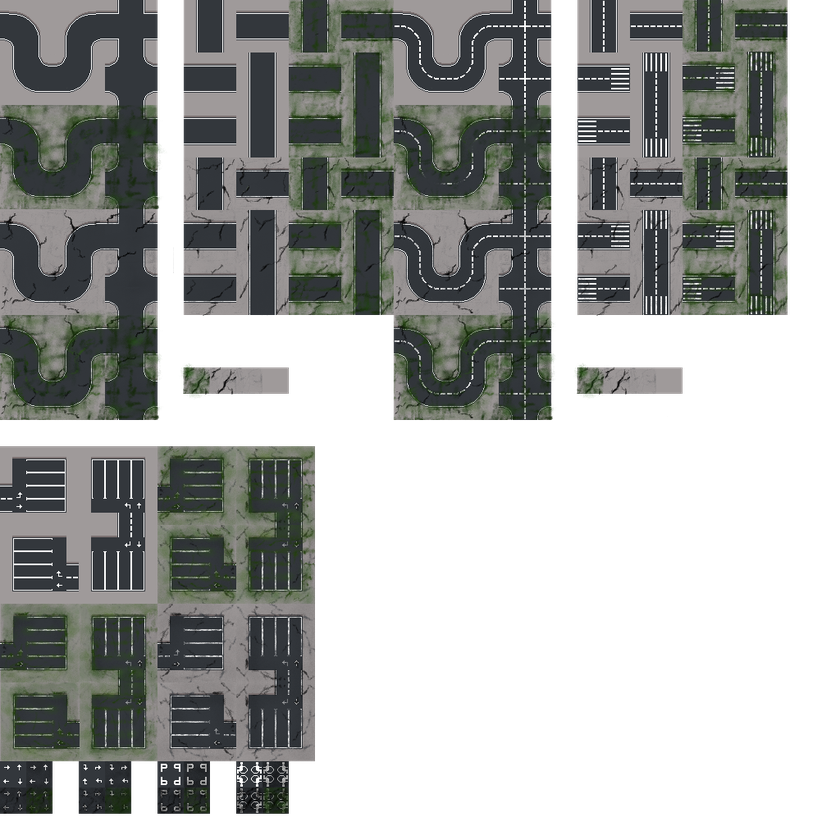
#> input picture assets/topdown_itch.png, 840 x 840 px, shrunk from 1024 x 1024 before the run
$ python auto_extract_roads.py
#> lines starting #> are read from the running program, lines starting #| are printed output that depends on the picture
"""Automatic road tile extraction from topdown_itch.png.

This script analyzes the sprite sheet and extracts road tiles based on visual patterns.
It identifies corners, straights, intersections, etc. and saves them as autotile variants.
"""

from PIL import Image
import os
import numpy as np


def analyze_tile_connectivity(tile_array):
    """Analyze which edges of a tile have road connections.

    Returns (north, south, east, west) as booleans.
    """
    height, width = tile_array.shape[:2]

    # Check edges for dark pixels (roads are dark)
    # We'll sample the middle of each edge

    # North edge (top)
    north_sample = tile_array[2:5, width//2-2:width//2+2]
    north_dark = np.mean(north_sample) < 100

    # South edge (bottom)
    south_sample = tile_array[height-5:height-2, width//2-2:width//2+2]
    south_dark = np.mean(south_sample) < 100

    # East edge (right)
    east_sample = tile_array[height//2-2:height//2+2, width-5:width-2]
    east_dark = np.mean(east_sample) < 100

    # West edge (left)
    west_sample = tile_array[height//2-2:height//2+2, 2:5]
    west_dark = np.mean(west_sample) < 100

    return north_dark, south_dark, east_dark, west_dark


def classify_tile(north, south, east, west):
    """Classify tile type based on connectivity.

    Returns autotile variant index (0-12) or None if not a valid road tile.
    """
    connections = sum([north, south, east, west])

    # No connections - isolated
    if connections == 0:
        return 0

    # Single connection - end cap
    if connections == 1:
        return 12

    # Two connections
    if connections == 2:
        if north and south:
            return 2  # Vertical straight
        if east and west:
            return 1  # Horizontal straight
        if south and east:
            return 3  # Corner NW
        if south and west:
            return 4  # Corner NE
        if north and east:
            return 5  # Corner SW
        if north and west:
            return 6  # Corner SE

    # Three connections - T-junctions
    if connections == 3:
        if not north:
            return 7  # T-junction N
        if not south:
            return 8  # T-junction S
        if not west:
            return 9  # T-junction E
        if not east:
            return 10  # T-junction W

    # Four connections - cross
    if connections == 4:
        return 11

    return None


def extract_road_tiles_auto():
    """Automatically extract road tiles from sprite sheet."""

    sheet_path = "assets/topdown_itch.png"
    output_dir = "assets/tiles"
    tile_size = 64

    if not os.path.exists(sheet_path):
        print(f"ERROR: {sheet_path} not found!")
        return

    print("Loading sprite sheet...")
    sheet = Image.open(sheet_path)
#> sheet is the input picture: PIL image 840x840 RGBA; mean R, G, B, A 50.7, 52.8, 50.7, 137.5
    sheet_array = np.array(sheet)

    print(f"Sprite sheet: {sheet.width}x{sheet.height}")
#| Sprite sheet: 840x840
    print(f"Analyzing tiles (64x64)...")

    # Track which variants we've found
    found_variants = {}

    # Scan the sprite sheet in a grid
    rows = sheet.height // tile_size
#> rows = 13
    cols = sheet.width // tile_size
#> cols = 13

    print(f"Scanning {rows}x{cols} grid of tiles...")
#> (printed output is left out)

    for row in range(rows):
        for col in range(cols):
            x = col * tile_size
            y = row * tile_size

            # Extract tile
            tile_array = sheet_array[y:y+tile_size, x:x+tile_size]

            # Skip if tile is mostly empty/transparent
            if tile_array.shape[0] < tile_size or tile_array.shape[1] < tile_size:
                continue

            # Convert to grayscale for analysis
            if len(tile_array.shape) == 3:
                gray_tile = np.mean(tile_array[:, :, :3], axis=2)
            else:
                gray_tile = tile_array

            # Check if this looks like a road tile (has dark pixels)
            dark_ratio = np.sum(gray_tile < 100) / (tile_size * tile_size)

            # Skip if less than 20% dark (probably not a road)
            if dark_ratio < 0.2:
                continue

            # Analyze connectivity
            north, south, east, west = analyze_tile_connectivity(gray_tile)

            # Classify tile
            variant = classify_tile(north, south, east, west)

            if variant is not None and variant not in found_variants:
                # Save this tile
                tile_img = sheet.crop((x, y, x + tile_size, y + tile_size))
                output_path = os.path.join(output_dir, f"street_autotile_{variant}.png")
                tile_img.save(output_path)

                found_variants[variant] = (x, y)

                # Variant names for logging
                variant_names = {
                    0: "Isolated",
                    1: "Horizontal straight",
                    2: "Vertical straight",
                    3: "Corner NW",
                    4: "Corner NE",
                    5: "Corner SW",
                    6: "Corner SE",
                    7: "T-junction N",
                    8: "T-junction S",
                    9: "T-junction E",
                    10: "T-junction W",
                    11: "4-way cross",
                    12: "End cap"
                }

                print(f"  ✓ Found variant {variant:2d} ({variant_names[variant]:20s}) at ({x:4d}, {y:4d})")
#> this loop made 13 passes
#> pass 1, in extract_road_tiles_auto, `tile_img.save(output_path)`:
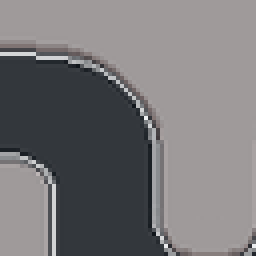
#> saved as street_autotile_4.png: PIL image 64x64 RGBA (shown 4 times larger); mean R, G, B, A 119.5, 117.9, 119.8, 255; transparent parts drawn white
#> pass 1, in extract_road_tiles_auto, `tile_img.save(output_path)`:
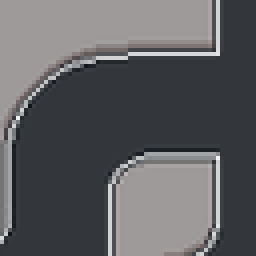
#> saved as street_autotile_12.png: PIL image 64x64 RGBA (shown 4 times larger); mean R, G, B, A 94.8, 95.4, 98.4, 255; transparent parts drawn white
#> pass 1, in extract_road_tiles_auto, `tile_img.save(output_path)`:
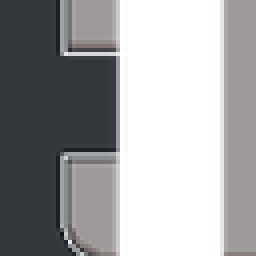
#> saved as street_autotile_10.png: PIL image 64x64 RGBA (shown 4 times larger); mean R, G, B, A 65.2, 65.3, 67.1, 150.3; transparent parts drawn white
#> pass 1, in extract_road_tiles_auto, `tile_img.save(output_path)`:
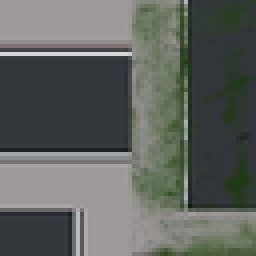
#> saved as street_autotile_1.png: PIL image 64x64 RGBA (shown 4 times larger); mean R, G, B, A 94.8, 98.6, 94.6, 255
#> after the loop: gray_tile: shape (64, 64) float64; every value is 0
#> after the loop:
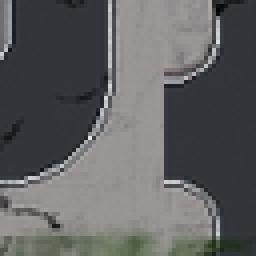
#> tile_img: PIL image 64x64 RGBA (shown 4 times larger); mean R, G, B, A 95.9, 96.9, 98, 255; transparent parts drawn white

    print("\n" + "="*60)
    print(f"EXTRACTION COMPLETE: {len(found_variants)}/13 variants found")
#| EXTRACTION COMPLETE: 13/13 variants found
    print("="*60)

    if len(found_variants) >= 4:
        print("\n✅ Enough tiles extracted! Restart the game to see autotiling.")
    else:
        print("\n⚠️  Only found", len(found_variants), "variants. May need manual extraction.")

    # List missing variants
    missing = [i for i in range(13) if i not in found_variants]
    if missing:
        print(f"\nMissing variants: {missing}")
        print("These will fall back to old street sprites.")

    return found_variants


if __name__ == "__main__":
    print("="*60)
    print("AUTOMATIC ROAD TILE EXTRACTOR")
    print("="*60)
    print("\nThis script will:")
    print("  1. Scan topdown_itch.png")
    print("  2. Identify road patterns automatically")
    print("  3. Extract and save autotile variants")
    print("\nPress Enter to start...")
    input()

    try:
        found = extract_road_tiles_auto()

        if found and len(found) > 0:
            print("\n" + "="*60)
            print("SUCCESS!")
            print("="*60)
            print(f"\nExtracted {len(found)} road tile variants to assets/tiles/")
#| Extracted 13 road tile variants to assets/tiles/
            print("\nNext steps:")
            print("  1. Restart main_arcade.py")
            print("  2. Streets should now have clean corners and intersections!")
        else:
            print("\n" + "="*60)
            print("NO TILES FOUND")
            print("="*60)
            print("\nThe automatic detection didn't find road tiles.")
            print("You may need to use manual extraction (extract_tiles.py)")

    except Exception as e:
        print(f"\nERROR: {e}")
        print("\nTry manual extraction instead: python extract_tiles.py")
